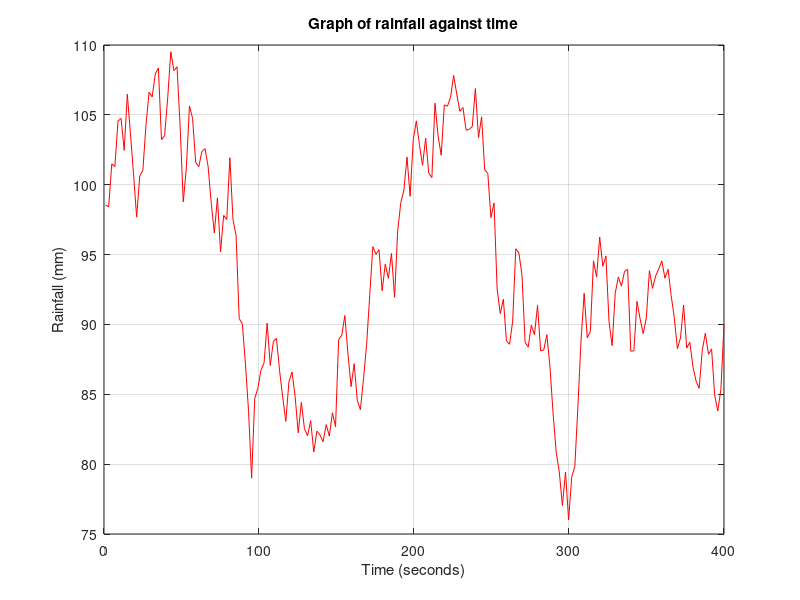
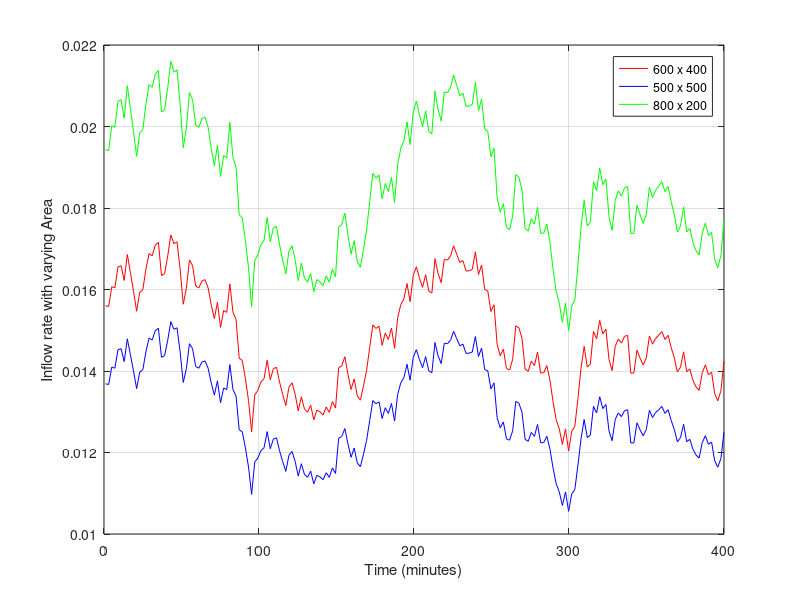
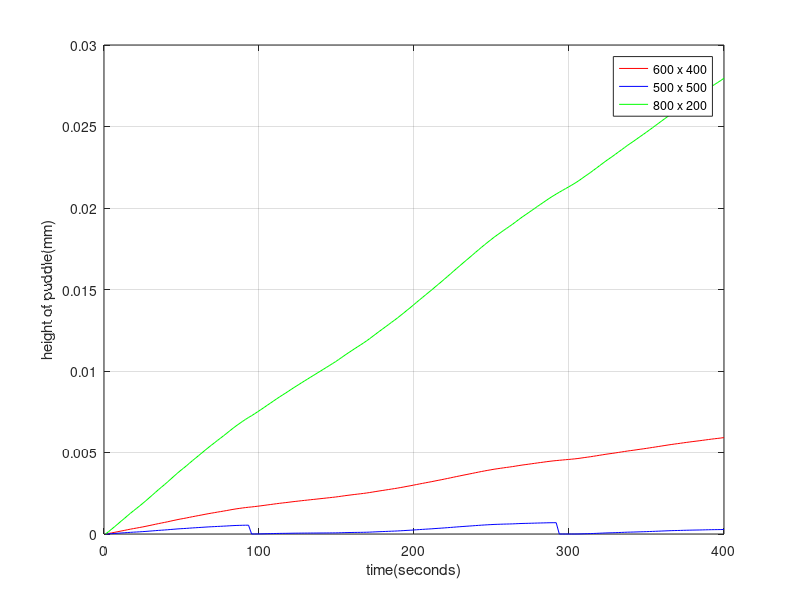

Write MATLAB code to recreate these figures, in order.
clear;
clc;

% randomize inputs for rainfall and linear inputs for time (Assuming our min I is 2mm and max I is 200mm)
% step 1 :)

minI=2;
maxI=200;
test_cases = [
    linspace(1, 400, 200);
    minI+(maxI-minI)*rand(1, 200);];

time = test_cases(1, :);
I =test_cases(2,:);
rainfall = movmean(I, 30);
CP = 0.85; 
CBr = 0.15; 

Area_tests = [600, 500, 800;
                400, 500, 200;];

Qin_1 = zeros (1, 200);
Vin_1 = zeros (1, 200);

Qin_2 = zeros (1, 200);
Vin_2 = zeros (1, 200);

Qin_3 = zeros (1, 200);
Vin_3 = zeros (1, 200);


for i = 1:200

    Cc = ((Area_tests(1, 1)*CP)+(Area_tests(2, 1)*CBr))/1000;
    Vin_1(i)= Cc*rainfall(i)*(Area_tests(1, 1)+Area_tests(2, 1));
    Qin_1(i)=(Cc*rainfall(i)*(Area_tests(1, 1)+Area_tests(2, 1)))/(3.6*10^6);
end

for i = 1:200

    Cc = ((Area_tests(1, 2)*CP)+(Area_tests(2, 2)*CBr))/1000;
    Vin_2(i)= Cc*rainfall(i)*(Area_tests(1, 2)+Area_tests(2, 2));
    Qin_2(i)=(Cc*rainfall(i)*(Area_tests(1, 2)+Area_tests(2, 2)))/(3.6*10^6);
end
for i = 1:200

    Cc = ((Area_tests(1, 3)*CP)+(Area_tests(2, 3)*CBr))/1000;
    Vin_3(i)= Cc*rainfall(i)*(Area_tests(1, 3)+Area_tests(2, 3));
    Qin_3(i)= (Cc*rainfall(i)*(Area_tests(1, 3)+Area_tests(2, 3)))/(3.6*10^6);
end

figure(1);
plot(time, rainfall, 'LineWidth',0.5, 'Color',"r");
xlabel('Time (seconds)');
ylabel('Rainfall (mm)');
title('Graph of rainfall against time');
grid on;


figure(2);
plot(time, Qin_1, 'LineWidth', 0.5, 'Color',"r");
hold on;
plot(time, Qin_2, 'LineWidth', 0.5,'Color',"b");
plot(time, Qin_3, 'LineWidth', 0.5, 'Color',"g");
hold off;
xlabel('Time (minutes)');
ylabel('Inflow rate with varying Area');
legend('600 x 400', '500 x 500', '800 x 200', 'Location', 'best');
grid on;


%step 2 :)
% calculating the amount of water that infiltrates, what remains and the
% height of whatever remains

h1 = zeros (1, 200);
h2 = zeros (1, 200);
h3 = zeros (1, 200);

delta_t = (time(2) - time(1));
infiltration_rate = 80;

puddle_1 = zeros(1, 200);
for i = 2:200
    water_absorbed = (Area_tests(2, 1)*infiltration_rate)/(3.6*10^6);
    puddle_1(i) = Qin_1(i)-water_absorbed;

    if puddle_1(i)<=0
        h1(i)=0;
    else
        h1(i) = (h1(i-1)+(puddle_1(i) * delta_t) / Area_tests(2, 1));
    end
end

puddle_2 = zeros (1, 200);
for i = 2:200
    water_absorbed = ((Area_tests(2, 2)*infiltration_rate)/(3.6*10^6));
    puddle_2(i) = Qin_2(i)-water_absorbed;

    if puddle_2(i)<=0 
        h2(i)=0;
    else
        h2(i) = (h2(i-1)+(puddle_2(i) * delta_t) / Area_tests(2, 2));
    end
end

puddle_3 = zeros (1, 200);
for i = 2:200
    water_absorbed = (Area_tests(2, 3)*infiltration_rate)/(3.6*10^6);
    puddle_3(i)= Qin_3(i)-water_absorbed;

    if puddle_3(i)<=0
        h3(i)=0;
    else
        h3(i) = (h3(i-1)+(puddle_3(i) * delta_t) / Area_tests(2, 3));
    end
end

figure(3);
plot(time,h1, 'LineWidth', 0.5, 'Color','r');
hold on;
plot(time, h2, 'LineWidth', 0.5, 'Color', 'b');
plot(time, h3,'LineWidth', 0.5, 'Color','g');
hold off;
xlabel ('time(seconds)');
ylabel ('height of puddle(mm)');
legend('600 x 400', '500 x 500', '800 x 200', 'Location', 'best');
grid on;
